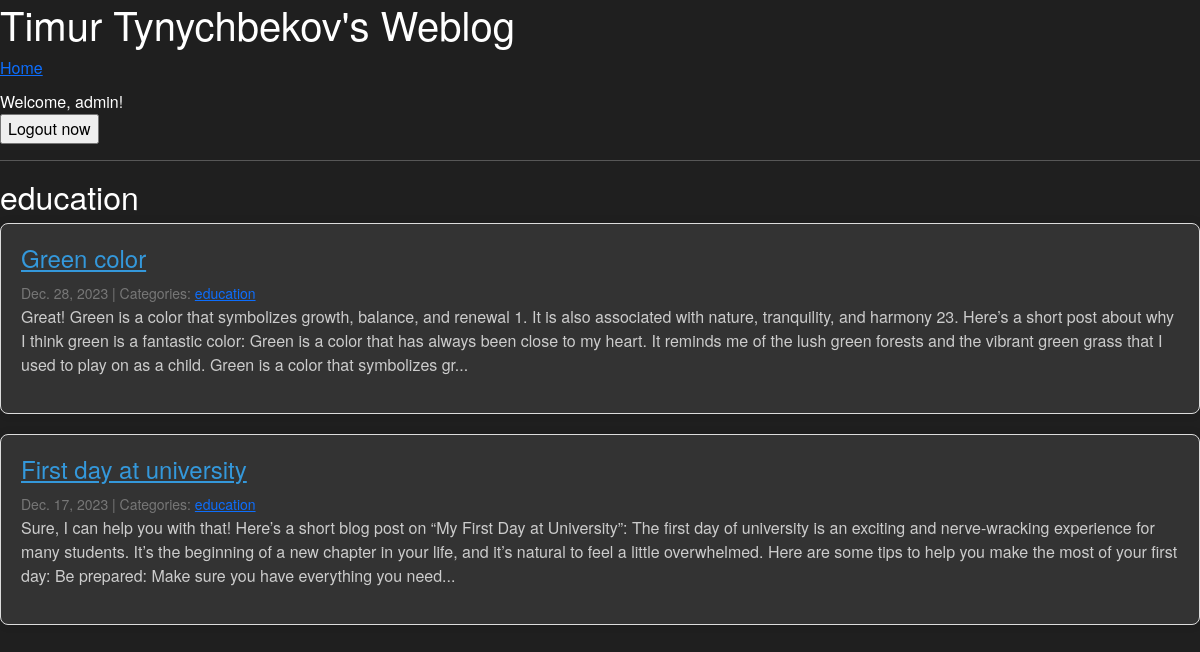
The app's page /category/education/ (signed in) with its own data.
### blog/models.py (models this page shows, shortened)
class Category(models.Model):
    name = models.CharField(max_length=30)
    class Meta:
        verbose_name_plural = "categories"

class Post(models.Model):
    title = models.CharField(max_length=255)
    body = models.TextField()
    created_on = models.DateTimeField(auto_now_add=True)
    last_modified = models.DateTimeField(auto_now=True)
    categories = models.ManyToManyField("Category", related_name="posts")

### blog/views.py (the view)
# urls.py: path("category/<category>/", views.blog_category, name="category"),
def blog_category(request, category):
    posts = Post.objects.filter(
        categories__name__contains=category
    ).order_by("-created_on")
    context = {
        "category": category,
        "posts": posts,
    }
    return render(request, "blog/category.html", context)

### templates/blog/category.html
{% extends "blog/index.html" %}
{% block page_title %}
<h2>{{ category }}</h2>
{% endblock page_title %}

### templates/blog/index.html (shortened to what this page needs)
{% extends "blog/base.html" %}
{% block page_content %}
    {% block posts  %}
        {% for post in posts %}
            <article class="post">
            <h3><a href="{% url 'blog:detail' post.pk %}">{{ post.title }}</a></h3>
            <small>
                {{ post.created_on.date }} | Categories:
                {% for category in post.categories.all %}
                    <a href="{% url 'blog:category' category.name %}">
                        {{ category.name }}
                    </a>
                {% endfor %}
            </small>
            <p>{{ post.body | slice:":400" }}...</p>
            </article>
        {% endfor %}
    {% endblock posts %}
{% endblock page_content %}

### templates/blog/base.html (shortened to what this page needs)
{% load static %}
<!DOCTYPE html>
<html lang="en">
<head>
    <link href="https://cdn.jsdelivr.net/npm/bootstrap@5.3.2/dist/css/bootstrap.min.css" rel="stylesheet">
    <link rel="stylesheet" href="{% static 'blog/css/main.css' %}">
</head>
<body>
<h1>Timur Tynychbekov's Weblog</h1>
<a href="{% url "blog:dashboard" %}">Home</a>
<div class="auth-section">
    {% if user.is_authenticated %}
        <p>Welcome, <span class="username">{{ user.username }}</span>! </p>
        <form action="{% url "account:logout" %}" method="post" id="logout_form">
            <input type="submit" value="Logout now" />
        </form>
    {% else %}
        <p><a href="{% url 'account:login' %}">Login</a></p>
    {% endif %}
</div>
<hr>
{% block page_title %}{% endblock page_title %}
{% block page_content %}{% endblock page_content %}
</body>
</html>

### static/blog/css/main.css (style rules this page uses)
body { background: #1f1f1f; color: #fff; font-family: 'Helvetica Neue', Arial, sans-serif; }
.post { margin-bottom: 20px; padding: 20px; border: 1px solid #ddd; border-radius: 8px; background: #333; box-shadow: 0 0 10px rgba(0, 0, 0, 0.1); }
.post h3 { font-size: 24px; }
.post p { color: #ccc; }
h3 a, .small a { color: #3498db; }
small { color: #777; }
.auth-section { margin-top: 10px; }
.auth-section p { margin-bottom: 0; }

### records on screen
Category: name "education"
Post: title "Green color", created_on "Dec. 28, 2023", body "Great! Green is a color that symbolizes growth, balance, and renewal 1. It is also associated with nature, tranquility, and harmony 23. Here’s a short post about why I think green is a fantastic color: Green is a color that has always been close to my heart. It reminds me of the lush green forests and the vibrant green grass that I used to play on as a child. Green is a color that symbolizes gr"
Post: title "First day at university", created_on "Dec. 17, 2023", body "Sure, I can help you with that! Here’s a short blog post on “My First Day at University”: The first day of university is an exciting and nerve-wracking experience for many students. It’s the beginning of a new chapter in your life, and it’s natural to feel a little overwhelmed. Here are some tips to help you make the most of your first day: Be prepared: Make sure you have everything you need"

### other values on screen
{{ user.username }} "admin"
